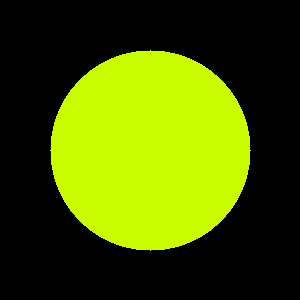
#> input picture frame 10 of data/time_lapse_video/synthetic_video_no_noise_no_bars.mp4, 300 x 300 px
$ jupyter execute ImageAnalysis.ipynb
#> lines starting #> are read from the running program, lines starting #| are printed output that depends on the picture
[cell 1]
import os
import cv2
import numpy as np
from scipy.optimize import linear_sum_assignment
from sklearn.decomposition import PCA
import matplotlib.pyplot as plt
import matplotlib.gridspec as gridspec
import timeit
from scipy import stats

[cell 2]
# Video parameters
width, height = 300, 300
num_frames = 100

fourcc = cv2.VideoWriter_fourcc(*'mp4v')  # 'mp4v' for .mp4 format
out = cv2.VideoWriter('data/time_lapse_video/synthetic_video_no_noise_no_bars.mp4', fourcc, 20.0, (width, height))

# Define the large stationary ball parameters
ball_radius = 100
center_x, center_y = 150, 150

# Define the frames for the "blip-out" periods (the ball should not be drawn during these frames)
blip_start_frame1 = 9
blip_end_frame1   = 10

blip_start_frame2 = 19
blip_end_frame2   = 20

blip_start_frame3 = 29
blip_end_frame3   = 30

blip_start_frame4 = 39
blip_end_frame4   = 40


for frame_idx in range(num_frames):
    # Create a blank frame (background)
    frame = np.full((height, width, 3), (0, 0, 0), dtype=np.uint8)

    # Calculate the hue value to cycle from 0 to 360 degrees,
    # then mirror it so that it transitions from 0 to 180 and back to 0.
    hue_value = int((frame_idx / num_frames) * 360) % 180
    #if hue_value > 180:
    #    hue_value = 360 - hue_value

    # Create an HSV color and convert it to BGR
    ball_color_hsv = np.array([[[hue_value, 255, 255]]], dtype=np.uint8)
    ball_color_bgr = cv2.cvtColor(ball_color_hsv, cv2.COLOR_HSV2BGR)[0][0]
    ball_color_tuple = tuple(int(c) for c in ball_color_bgr)

    # Only draw the ball if the current frame is not within any blip-out interval.
    if not ((blip_start_frame1 <= frame_idx < blip_end_frame1) or
            (blip_start_frame2 <= frame_idx < blip_end_frame2) or
            (blip_start_frame3 <= frame_idx < blip_end_frame3) or
            (blip_start_frame4 <= frame_idx < blip_end_frame4)):
        cv2.circle(frame, (center_x, center_y), ball_radius, ball_color_tuple, -1)

    # [19 lines of commented-out code are left out]
    out.write(frame)
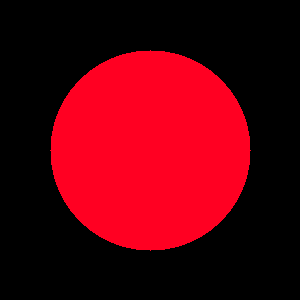
#> frame: shape (300, 300, 3); mean of channels 0, 1, 2 11.9, 0, 89; drawn as B, G, R

# Release the video writer object and clean up
out.release()
cv2.destroyAllWindows()

[cell 3]
def flatten_histogram(image, num_bins, htype='hue'):

    if htype == 'color':
        """
        Construct a flattened 1D histogram for a color image by concatenating the histograms
        of each RGB channel.
        """
        if len(image.shape) == 3:  # Color image (RGB)
            channels = cv2.split(image)
            histograms = [np.histogram(chan, bins=num_bins, range=(0, 256))[0] for chan in channels]
            histogram = np.concatenate(histograms)
        else:  # Grayscale image
            histogram, _ = np.histogram(image, bins=num_bins, range=(0, 256))

        return histogram

    elif htype == 'hue':
        """
        Construct a 1D hue histogram by converting the image to HSV and calculating the
        histogram of the hue channel.
        """
        hsv_image = cv2.cvtColor(image, cv2.COLOR_RGB2HSV)
        hue_channel = hsv_image[:, :, 0]  # Hue ranges from 0 to 179 in OpenCV

        histogram, _ = np.histogram(hue_channel, bins=num_bins, range=(0, 180))
        return histogram

    elif htype == 'intensity':
        """
        Construct a 1D intensity histogram by converting the image to grayscale.
        """
        grayscale_image = cv2.cvtColor(image, cv2.COLOR_RGB2GRAY) if len(image.shape) == 3 else image
        histogram, _ = np.histogram(grayscale_image, bins=num_bins, range=(0, 256))
        return histogram

    else:
        raise ValueError(f"Unsupported histogram type: {htype}")

[cell 4]
def S_from_bins(f, minx, maxx):

    T = 0
    i_ls = list(range(minx, maxx + 1))
    for i, ival in enumerate(i_ls):
        T += ival * f[i]

    T = T/sum(f)
    S = (maxx - T)/(maxx - minx)
    return S


# [4 lines left out: function S_from_data, not called in this run]


def DS_from_bins(f1, f2, min1, max1, min2, max2):

    T1 = 0
    i_ls = list(range(min1, max1 + 1))
    for i, ix in enumerate(i_ls):
        T1 += ix * f1[i]

    T1 = T1/sum(f1)
    S1 = (max1 - T1)/(max1 - min1)


    T2 = 0
    i_ls = list(range(min2, max2 + 1))
    for i, ix in enumerate(i_ls):
        T2 += ix * f2[i]

    T2 = T2/sum(f2)
    S2 = (max2 - T2)/(max2 - min2)

    return S1 - S2


# [7 lines left out: function DS_from_data, not called in this run]

[cell 5]
import timeit

typ = 'intensity'

def process_video(video_path, num_bins, return_frames):

#> called with num_bins = 256, return_frames = True
    video = cv2.VideoCapture(video_path)
    total_frames = int(video.get(cv2.CAP_PROP_FRAME_COUNT))
#> total_frames = 100

    metrics = {'DS': [], 'S': [], 'WD': []}
    frame_indices = []
    first_frame = None
    max_ds_value = None
    max_ds_frame = None

    start_index = 0
    end_index = total_frames
#> end_index = 100

    reference_hist = None
    for frame_count in range(total_frames):
        success, frame = video.read()
        if not success:
            break
        if frame_count < start_index or frame_count >= end_index:
            continue
        if frame_count == start_index:
            reference_hist = flatten_histogram(frame, num_bins, typ)
            first_frame = frame

        frame_hist = flatten_histogram(frame, num_bins, typ)

        # Expand histograms into sample data
        x1 = np.repeat(np.arange(len(frame_hist)), frame_hist)
        x2 = np.repeat(np.arange(len(reference_hist)), reference_hist)

        bin_positions = np.arange(1, len(frame_hist) + 1)  # Positions of bins (1-based)
        WD_v = stats.wasserstein_distance(bin_positions, bin_positions, u_weights=frame_hist, v_weights=reference_hist)
        WD_v = stats.wasserstein_distance(x1, x2)

        #### !! IMPORTANT !! ####
        ## Perfect agreement between Wasserstein and shift, and
        ## between shift based on frequencies and shift based on data
        ## Requires common minimums and maximums, i.e., a common
        ## range between the data being compared
        #########################

        min1 = 0 #np.min(x1)
        min2 = 0 #np.min(x2)
        max1 = 255 #np.max(x1)
        max2 = 255 #np.max(x2)

        DS_v = DS_from_bins(frame_hist, reference_hist, min1, max1, min2, max2)
        #print('DS_v:', DS_v)
        #DS_v = DS_from_data(x1, x2, min1, max1, min2, max2)
        #print('DS_v:', DS_v)


        S_v = S_from_bins(frame_hist, min1, max1)
        # [5 lines of commented-out code are left out]
        metrics['DS'].append(DS_v)
        metrics['S'].append(S_v)
        metrics['WD'].append(WD_v)

        ds_value = metrics['DS'][-1]
        if max_ds_value is None or abs(ds_value) > abs(max_ds_value):
            max_ds_value = ds_value
            max_ds_frame = frame

        frame_indices.append(frame_count)
#> this loop made 31 passes
#> (T1 in DS_from_bins, S1 in DS_from_bins, DS_v, T in S_from_bins, S in S_from_bins, S_v) on passes 1 to 12: (60.19, 0.764, 0, 60.19, 0.764, 0.764), (59.19, 0.768, 0.0039, 59.19, 0.768, 0.768), (57.79, 0.773, 0.00941, 57.79, 0.773, 0.773), (57.07, 0.776, 0.0122, 57.07, 0.776, 0.776), (55.66, 0.782, 0.0178, 55.66, 0.782, 0.782), (54.27, 0.787, 0.0232, 54.27, 0.787, 0.787), (52.93, 0.792, 0.0285, 52.93, 0.792, 0.792), (52.88, 0.793, 0.0287, 52.88, 0.793, 0.793), (54.98, 0.784, 0.0204, 54.98, 0.784, 0.784), (0.0154, 1, 0.236, 0.0154, 1, 1), (62.29, 0.756, -0.00822, 62.29, 0.756, 0.756), (65.33, 0.744, -0.0201, 65.33, 0.744, 0.744)
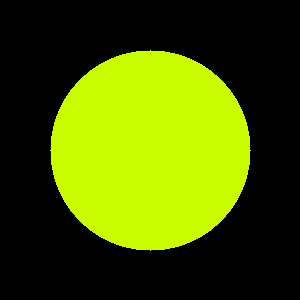
#> input picture frame 10 of data/time_lapse_video/synthetic_video_no_noise_no_bars.mp4, 300 x 300 px
#> pass 1, in flatten_histogram, `grayscale_image = cv2.cvtColor(image, cv2.COLOR_RGB2GRAY) if len(image..`:
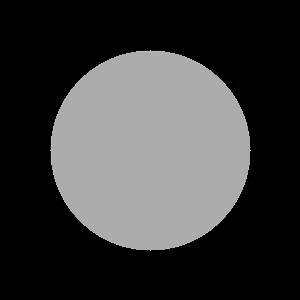
#> grayscale_image: shape (300, 300); min 0, max 205, mean 60.2
#> pass 3, in process_video, `success, frame = video.read()`:
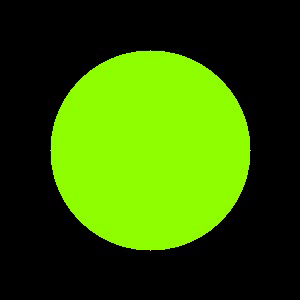
#> frame: shape (300, 300, 3); mean B, G, R 0.6, 88.6, 49.7
#> after the loop, frame_indices = 30 values from 0 to 29; max_ds_value = 0.236

    video.release()
    if return_frames:
        return metrics, frame_indices, first_frame, max_ds_frame, max_ds_value
    else:
        return metrics, frame_indices


# [81 lines left out: function make_fig, not called in this run]


# ---------------------
# Run the analysis for each video
# ---------------------

#lists = [['synthetic_video_with_noise_and_bars']]
#lists = [['synthetic_video_no_noise_no_bars_no_spikes']]
lists = [['synthetic_video_no_noise_no_bars']]


for ls in lists:
    lab = ls[0]
    video_path = f'data/time_lapse_video/{lab}.mp4'
    if os.path.exists(f'Final_Figs/from_image_analysis/{lab}_enhanced.pdf'):
        print('Already exists:', lab)
    else:
        print(f'Processing {lab}...')

    num_bins = 256
    metrics, frame_indices, first_frame, max_ds_frame, max_ds_value = process_video(
        video_path, num_bins, return_frames=True
    )

    inputs = [
        [metrics['S'], frame_indices, 'S'],
        [metrics['DS'], frame_indices, 'DS'],
        [metrics['WD'], frame_indices, 'WD'],
    ]

    make_fig(inputs, lab, first_frame, max_ds_frame, max_ds_value)

$ run again, starting later in the video
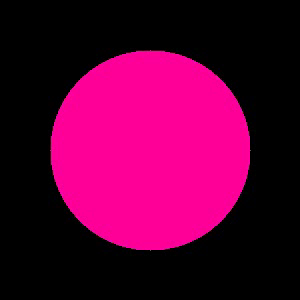
#> input picture frame 45 of data/time_lapse_video/synthetic_video_no_noise_no_bars.mp4, 300 x 300 px
#> the loop in process_video, `for frame_count in range(total_frames):` made 31 passes
#> (T1 in DS_from_bins, S1 in DS_from_bins, DS_v, T in S_from_bins, S in S_from_bins, S_v) on passes 1 to 8: (26.05, 0.898, 0, 26.05, 0.898, 0.898), (22.95, 0.91, 0.0122, 22.95, 0.91, 0.91), (19.74, 0.923, 0.0248, 19.74, 0.923, 0.923), (17.24, 0.932, 0.0345, 17.24, 0.932, 0.932), (13.5, 0.947, 0.0492, 13.5, 0.947, 0.947), (10.35, 0.959, 0.0616, 10.35, 0.959, 0.959), (15.17, 0.941, 0.0427, 15.17, 0.941, 0.941), (22.16, 0.913, 0.0153, 22.16, 0.913, 0.913)
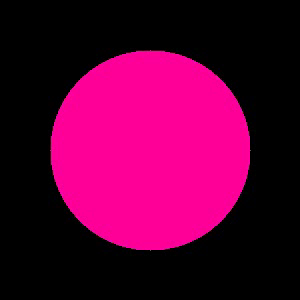
#> input picture frame 45 of data/time_lapse_video/synthetic_video_no_noise_no_bars.mp4, 300 x 300 px
#> pass 1, in flatten_histogram, `grayscale_image = cv2.cvtColor(image, cv2.COLOR_RGB2GRAY) if len(image..`:
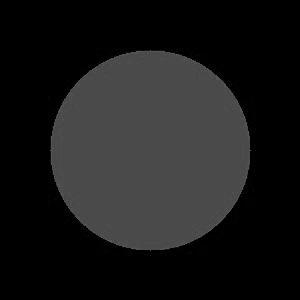
#> grayscale_image: shape (300, 300); min 0, max 99, mean 26
#> after the loop in process_video, `for frame_count in range(total_frames):`:
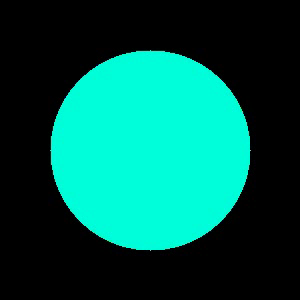
#> frame: shape (300, 300, 3); mean B, G, R 76.1, 88.6, 0.5
#> after the loop in process_video, `for frame_count in range(total_frames):`: frame_indices = 30 values from 0 to 29; max_ds_value = -0.191

$ run again, starting later in the video
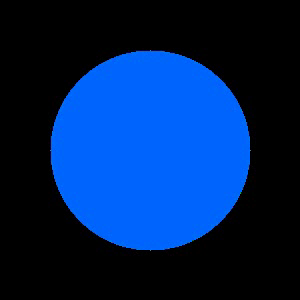
#> input picture frame 80 of data/time_lapse_video/synthetic_video_no_noise_no_bars.mp4, 300 x 300 px
#> the loop in process_video, `for frame_count in range(total_frames):` made 21 passes
#> (T1 in DS_from_bins, S1 in DS_from_bins, DS_v, T in S_from_bins, S in S_from_bins, S_v) on passes 1 to 8: (46.9, 0.816, 0, 46.9, 0.816, 0.816), (41.95, 0.835, 0.0194, 41.95, 0.835, 0.835), (34.65, 0.864, 0.048, 34.65, 0.864, 0.864), (29.71, 0.883, 0.0674, 29.71, 0.883, 0.883), (26.96, 0.894, 0.0782, 26.96, 0.894, 0.894), (28.38, 0.889, 0.0727, 28.38, 0.889, 0.889), (29.4, 0.885, 0.0686, 29.4, 0.885, 0.885), (30.81, 0.879, 0.0631, 30.81, 0.879, 0.879)
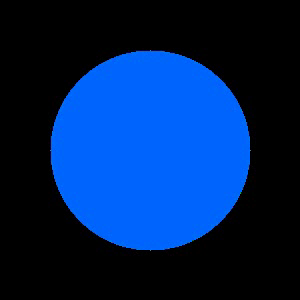
#> input picture frame 80 of data/time_lapse_video/synthetic_video_no_noise_no_bars.mp4, 300 x 300 px
#> after the loop in process_video, `for frame_count in range(total_frames):`: frame_indices = [0, 1, 2, 3, 4, 5, 6, 7, 8, 9, 10, 11, 12, 13, 14, 15, 16, 17, 18, 19]; max_ds_value = 0.131
#> first_frame is the input picture: shape (300, 300, 3); mean B, G, R 88.3, 35, 0.3
#> `metrics, frame_indices, first_frame, max_ds_frame, max_ds_value = proc..`: metrics = 3 items; max_ds_value = 0.131
#> the loop in make_fig, `for point in time_points:` made 11 passes
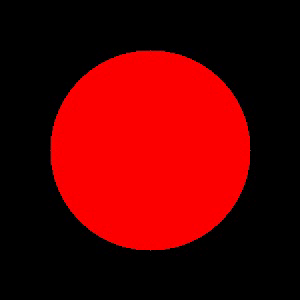
#> input picture frame 0 of data/time_lapse_video/synthetic_video_no_noise_no_bars.mp4, 300 x 300 px
#> pass 3, in make_fig, `success, frame = video.read()`:
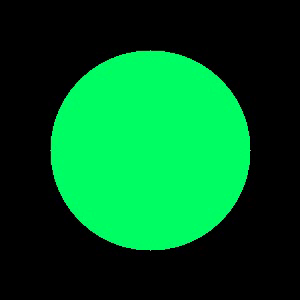
#> frame: shape (300, 300, 3); mean B, G, R 34.8, 88.3, 0.4
#> after the loop in make_fig, `for point in time_points:`: frames_at_time_points = 11 items
#> the loop in make_fig, `for i, frame in enumerate(resized_frames):` made 11 passes
#> wd = [0, 4.96, 12.27, 17.22, 19.97, 18.56, 17.54, 16.13, 15.38, 13.68, 12.55, 11.49, 11.16, 13.56, 17.38, 20.85, 24.03, 27.19, 29.62, 33.39]
#> s = [0.816, 0.835, 0.864, 0.883, 0.894, 0.889, 0.885, 0.879, 0.876, 0.87, 0.865, 0.861, 0.86, 0.869, 0.884, 0.898, 0.91, 0.923, 0.932, 0.947]
#> sd = [0, 0.0194, 0.048, 0.0674, 0.0782, 0.0727, 0.0686, 0.0631, 0.0602, 0.0535, 0.0491, 0.0449, 0.0436, 0.0531, 0.0681, 0.0817, 0.0942, 0.107, 0.116, 0.131]
#> sd_abs = 20 values, max 0.131 at index 19, min 0 at index 0, mean 0.066
#> frames has the same summary as frame_indices in process_video
